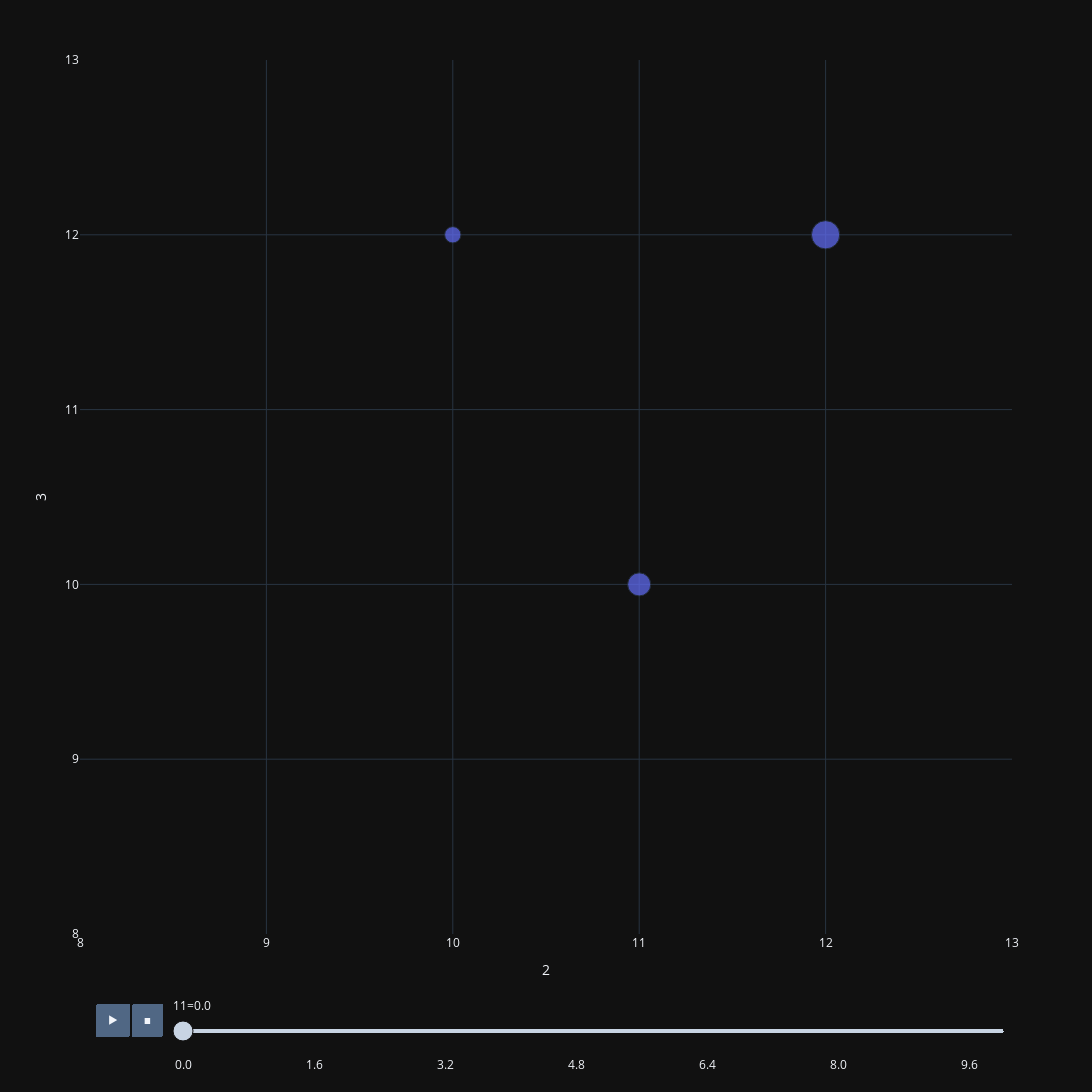

Notebook cell for this chart:
### Code cell
import plotly.express as px

plot_data = np.array([x[::200] for x in data])
plot_data = plot_data.reshape((-1, data.shape[2]))

px.scatter(
    plot_data, 
    x=R_X, 
    y=R_Y, 
    animation_frame=R_T, 
    animation_group=R_ID,
    size=R_M,
    range_x=[8, 13], 
    range_y=[8, 13],
    width=1300,
    height=1300,
)

### Figure 1 — Plotly figure (JSON) as saved in the notebook; plotly's stock layout.template omitted (floating-point values rounded to 4 significant figures)
{"data": [{"hovertemplate": "11=0.0<br>2=%{x}<br>3=%{y}<br>1=%{marker.size}<extra></extra>", "ids": [0.0, 1.0, 2.0], "legendgroup": "", "marker": {"color": "#636efa", "size": [2.0, 1.0, 3.0], "sizemode": "area", "sizeref": 0.0075, "symbol": "circle"}, "mode": "markers", "name": "", "orientation": "v", "showlegend": false, "x": [11.0, 10.0, 12.0], "xaxis": "x", "y": [10.0, 12.0, 12.0], "yaxis": "y", "type": "scatter"}], "layout": {"xaxis": {"anchor": "y", "domain": [0.0, 1.0], "title": {"text": "2"}, "range": [8, 13]}, "yaxis": {"anchor": "x", "domain": [0.0, 1.0], "title": {"text": "3"}, "range": [8, 13]}, "legend": {"tracegroupgap": 0, "itemsizing": "constant"}, "margin": {"t": 60}, "height": 1300, "width": 1300, "updatemenus": [{"buttons": [{"args": [null, {"frame": {"duration": 500, "redraw": false}, "mode": "immediate", "fromcurrent": true, "transition": {"duration": 500, "easing": "linear"}}], "label": "&#9654;", "method": "animate"}, {"args": [[null], {"frame": {"duration": 0, "redraw": false}, "mode": "immediate", "fromcurrent": true, "transition": {"duration": 0, "easing": "linear"}}], "label": "&#9724;", "method": "animate"}], "direction": "left", "pad": {"r": 10, "t": 70}, "showactive": false, "type": "buttons", "x": 0.1, "xanchor": "right", "y": 0, "yanchor": "top"}], "sliders": [{"active": 0, "currentvalue": {"prefix": "11="}, "len": 0.9, "pad": {"b": 10, "t": 60}, "steps": [{"args": [["0.0"], {"frame": {"duration": 0, "redraw": false}, "mode": "immediate", "fromcurrent": true, "transition": {"duration": 0, "easing": "linear"}}], "label": "0.0", "method": "animate"}, {"args": [["0.4"], {"frame": {"duration": 0, "redraw": false}, "mode": "immediate", "fromcurrent": true, "transition": {"duration": 0, "easing": "linear"}}], "label": "0.4", "method": "animate"}, {"args": [["0.8"], {"frame": {"duration": 0, "redraw": false}, "mode": "immediate", "fromcurrent": true, "transition": {"duration": 0, "easing": "linear"}}], "label": "0.8", "method": "animate"}, {"args": [["1.2"], {"frame": {"duration": 0, "redraw": false}, "mode": "immediate", "fromcurrent": true, "transition": {"duration": 0, "easing": "linear"}}], "label": "1.2", "method": "animate"}, {"args": [["1.6"], {"frame": {"duration": 0, "redraw": false}, "mode": "immediate", "fromcurrent": true, "transition": {"duration": 0, "easing": "linear"}}], "label": "1.6", "method": "animate"}, {"args": [["2.0"], {"frame": {"duration": 0, "redraw": false}, "mode": "immediate", "fromcurrent": true, "transition": {"duration": 0, "easing": "linear"}}], "label": "2.0", "method": "animate"}, {"args": [["2.4"], {"frame": {"duration": 0, "redraw": false}, "mode": "immediate", "fromcurrent": true, "transition": {"duration": 0, "easing": "linear"}}], "label": "2.4", "method": "animate"}, {"args": [["2.8000000000000003"], {"frame": {"duration": 0, "redraw": false}, "mode": "immediate", "fromcurrent": true, "transition": {"duration": 0, "easing": "linear"}}], "label": "2.8000000000000003", "method": "animate"}, {"args": [["3.2"], {"frame": {"duration": 0, "redraw": false}, "mode": "immediate", "fromcurrent": true, "transition": {"duration": 0, "easing": "linear"}}], "label": "3.2", "method": "animate"}, {"args": [["3.6"], {"frame": {"duration": 0, "redraw": false}, "mode": "immediate", "fromcurrent": true, "transition": {"duration": 0, "easing": "linear"}}], "label": "3.6", "method": "animate"}, {"args": [["4.0"], {"frame": {"duration": 0, "redraw": false}, "mode": "immediate", "fromcurrent": true, "transition": {"duration": 0, "easing": "linear"}}], "label": "4.0", "method": "animate"}, {"args": [["4.4"], {"frame": {"duration": 0, "redraw": false}, "mode": "immediate", "fromcurrent": true, "transition": {"duration": 0, "easing": "linear"}}], "label": "4.4", "method": "animate"}, {"args": [["4.8"], {"frame": {"duration": 0, "redraw": false}, "mode": "immediate", "fromcurrent": true, "transition": {"duration": 0, "easing": "linear"}}], "label": "4.8", "method": "animate"}, {"args": [["5.2"], {"frame": {"duration": 0, "redraw": false}, "mode": "immediate", "fromcurrent": true, "transition": {"duration": 0, "easing": "linear"}}], "label": "5.2", "method": "animate"}, {"args": [["5.6000000000000005"], {"frame": {"duration": 0, "redraw": false}, "mode": "immediate", "fromcurrent": true, "transition": {"duration": 0, "easing": "linear"}}], "label": "5.6000000000000005", "method": "animate"}, {"args": [["6.0"], {"frame": {"duration": 0, "redraw": false}, "mode": "immediate", "fromcurrent": true, "transition": {"duration": 0, "easing": "linear"}}], "label": "6.0", "method": "animate"}, {"args": [["6.4"], {"frame": {"duration": 0, "redraw": false}, "mode": "immediate", "fromcurrent": true, "transition": {"duration": 0, "easing": "linear"}}], "label": "6.4", "method": "animate"}, {"args": [["6.8"], {"frame": {"duration": 0, "redraw": false}, "mode": "immediate", "fromcurrent": true, "transition": {"duration": 0, "easing": "linear"}}], "label": "6.8", "method": "animate"}, {"args": [["7.2"], {"frame": {"duration": 0, "redraw": false}, "mode": "immediate", "fromcurrent": true, "transition": {"duration": 0, "easing": "linear"}}], "label": "7.2", "method": "animate"}, {"args": [["7.6000000000000005"], {"frame": {"duration": 0, "redraw": false}, "mode": "immediate", "fromcurrent": true, "transition": {"duration": 0, "easing": "linear"}}], "label": "7.6000000000000005", "method": "animate"}, {"args": [["8.0"], {"frame": {"duration": 0, "redraw": false}, "mode": "immediate", "fromcurrent": true, "transition": {"duration": 0, "easing": "linear"}}], "label": "8.0", "method": "animate"}, {"args": [["8.4"], {"frame": {"duration": 0, "redraw": false}, "mode": "immediate", "fromcurrent": true, "transition": {"duration": 0, "easing": "linear"}}], "label": "8.4", "method": "animate"}, {"args": [["8.8"], {"frame": {"duration": 0, "redraw": false}, "mode": "immediate", "fromcurrent": true, "transition": {"duration": 0, "easing": "linear"}}], "label": "8.8", "method": "animate"}, {"args": [["9.200000000000001"], {"frame": {"duration": 0, "redraw": false}, "mode": "immediate", "fromcurrent": true, "transition": {"duration": 0, "easing": "linear"}}], "label": "9.200000000000001", "method": "animate"}, {"args": [["9.6"], {"frame": {"duration": 0, "redraw": false}, "mode": "immediate", "fromcurrent": true, "transition": {"duration": 0, "easing": "linear"}}], "label": "9.6", "method": "animate"}, {"args": [["10.0"], {"frame": {"duration": 0, "redraw": false}, "mode": "immediate", "fromcurrent": true, "transition": {"duration": 0, "easing": "linear"}}], "label": "10.0", "method": "animate"}], "x": 0.1, "xanchor": "left", "y": 0, "yanchor": "top"}]}}
